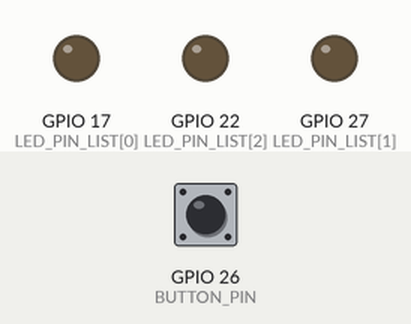
This program was run on a simulated Raspberry Pi (BCM pin numbers). Shown: output pins drawn as LEDs (lit = HIGH). The inputs (shaded band) are chosen by the test bench; at power-on: GPIO 26 (BUTTON_PIN) LOW.

Above: at 1.2 s.
1.3 s: GPIO 26 (BUTTON_PIN) pulled HIGH for 0.15 s
At 2.3 s:
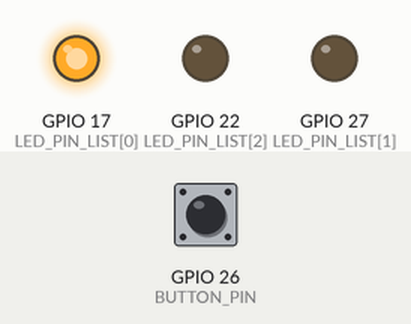
2.9 s: GPIO 26 (BUTTON_PIN) pulled HIGH for 1 s
At 3.8 s:
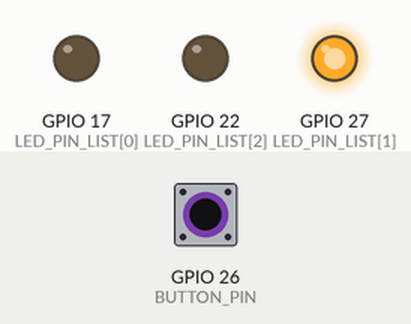
5.4 s: GPIO 26 (BUTTON_PIN) pulled HIGH for 0.15 s
At 5.7 s:
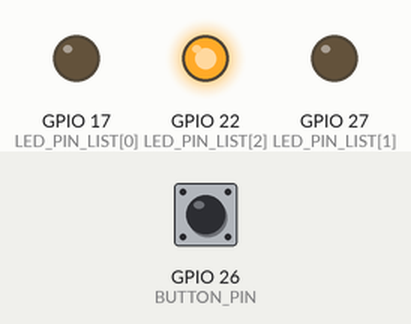
7.0 s: GPIO 26 (BUTTON_PIN) pulled HIGH for 3.2 s
At 8.1 s:
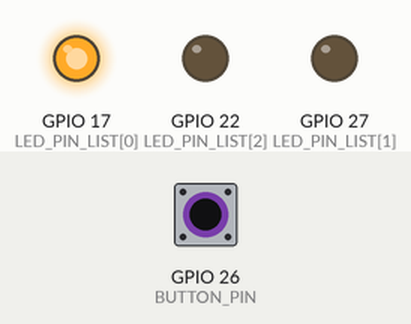
Timing chart, 0 to 10.0 s (numbered marks = the images above; inputs shaded):
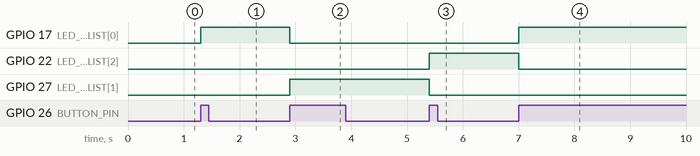

The program:

Rpi_Button_Led_sequence.py
```python
import RPi.GPIO as GPIO
import time

LED_PIN_LIST = [17, 27, 22]
BUTTON_PIN = 26

#function for light the LED base on index
def power_on_selected_led(selected_pin):
    #make sure only turn on or off the pin of the LED
    if selected_pin not in LED_PIN_LIST:
        return
    for pin in LED_PIN_LIST:
        if pin == selected_pin:
            GPIO.output(pin, GPIO.HIGH)
        else:
            GPIO.output(pin, GPIO.LOW)

GPIO.setmode(GPIO.BCM)

#setup led pins
for pin in LED_PIN_LIST:
    GPIO.setup(pin, GPIO.OUT)
#setup button
GPIO.setup(BUTTON_PIN, GPIO.IN)

#initial previous button state, led_index
previous_button_state = GPIO.input(BUTTON_PIN)
led_index = 0
for pin in LED_PIN_LIST:
    GPIO.output(pin, GPIO.LOW)

while True:
    #Take current button state
    button_state = GPIO.input(BUTTON_PIN)
    #If button state not change (keep pressed, or not pressed), then nothing happen, else:
    if button_state != previous_button_state:
        #assign new state for previous_button_state
        previous_button_state = button_state
        #if the button is press
        if button_state == GPIO.HIGH:
            #turn on the selected led only
            power_on_selected_led(LED_PIN_LIST[led_index])
            led_index +=1
            #check index of the led not outside the number of LEDs
            if led_index>=len(LED_PIN_LIST):
                led_index = 0

GPIO.cleanup()
```

Measured:
- after the input at 1.3 s, GPIO 17 (LED_PIN_LIST[0]): LOW → HIGH at once
- after the input at 2.9 s, GPIO 17 (LED_PIN_LIST[0]): HIGH → LOW at once; GPIO 27 (LED_PIN_LIST[1]): LOW → HIGH at once
- after the input at 5.4 s, GPIO 22 (LED_PIN_LIST[2]): LOW → HIGH at once; GPIO 27 (LED_PIN_LIST[1]): HIGH → LOW at once
- after the input at 7.0 s, GPIO 17 (LED_PIN_LIST[0]): LOW → HIGH at once; GPIO 22 (LED_PIN_LIST[2]): HIGH → LOW at once
